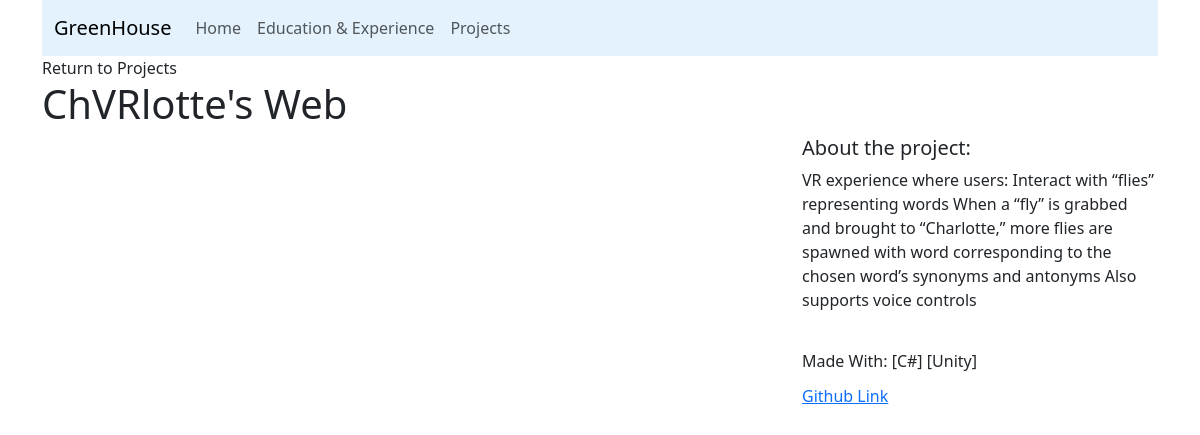
The app's page /projects/2/ with its own data.
### projects/models.py (models this page shows, shortened)
class Project(models.Model):
    title = models.CharField(max_length=100)
    shortdesc = models.TextField()
    tech = models.ManyToManyField(Tech, blank=True)
    longdesc = models.TextField()
    gitlink = models.CharField(max_length=100, blank=True, default="")
    demolink = models.CharField(max_length=100, blank=True, default="")

### exp/models.py (models this page shows, shortened)
class Tech(models.Model):
    name = models.CharField(max_length=30)

### projects/views.py (the view)
# urls.py: path("<int:pk>/", views.project_detail, name="details")
def project_detail(request, pk):
    project = Project.objects.get(pk=pk)
    tech = Tech.objects.all()
    context = {"project": project, "techs": tech}
    return render(request, "projectDetail.html", context)

### templates/projectDetail.html (shortened to what this page needs)
<html>
    <head>
        <link
        href="https://cdn.jsdelivr.net/npm/bootstrap@5.3.3/dist/css/bootstrap.min.css"
        rel="stylesheet"
>
    </head>
    <body>
        {% block page_content %}
        <div class="container">
            <nav class="navbar sticky-top justify-content-center navbar-expand-lg" style="background-color: #e3f2fd;">
                <div class="container-fluid">
                    <a class="navbar-brand" aria-current="page" href="#">GreenHouse</a>
                    <div class="collapse navbar-collapse" id="navbarNavAltMarkup">
                        <div class = "navbar-nav">
                            <a class="nav-link" aria-current="page" href="../../">Home</a>
                            <a class="nav-link" aria-current="page" href="../../exp">Education &amp Experience</a>
                            <a class="nav-link" aria-current="page" href="../">Projects</a>
                        </div>
                    </div>
                </div>
            </nav>
            <a class="nav-link active" aria-current="page" href="../">Return to Projects</a>
            <h1>{{ project.title }}</h1>
            <div class="row">
                <div class="col-md-8">
                </div>
                <div class="col-md-4">
                    <h5>About the project:</h5>
                    <p>{{ project.longdesc }}</p>
                    <br>
                    <h6>Made With:
                        {%for t1 in project.tech.all %}
                            {%for t2 in techs %}
                                {%if t1.id == t2.id %}
                                    [{{t2.name}}]
                                {% endif %}
                            {% endfor %}
                        {% endfor %}
                    </h6>
                    {% if project.gitlink %}
                        <h6><a href="{{project.gitlink}}">Github Link</a></h6>
                    {% endif %}
                </div>
            </div>
        </div>
        {% endblock %}
    </body>
</html>

### records on screen
Project: title "ChVRlotte's Web", longdesc "VR experience where users: Interact with “flies” representing words When a “fly” is grabbed and brought to “Charlotte,” more flies are spawned with word corresponding to the chosen word’s synonyms and antonyms Also supports voice controls"
Tech: name "C#"
Tech: name "Unity"
